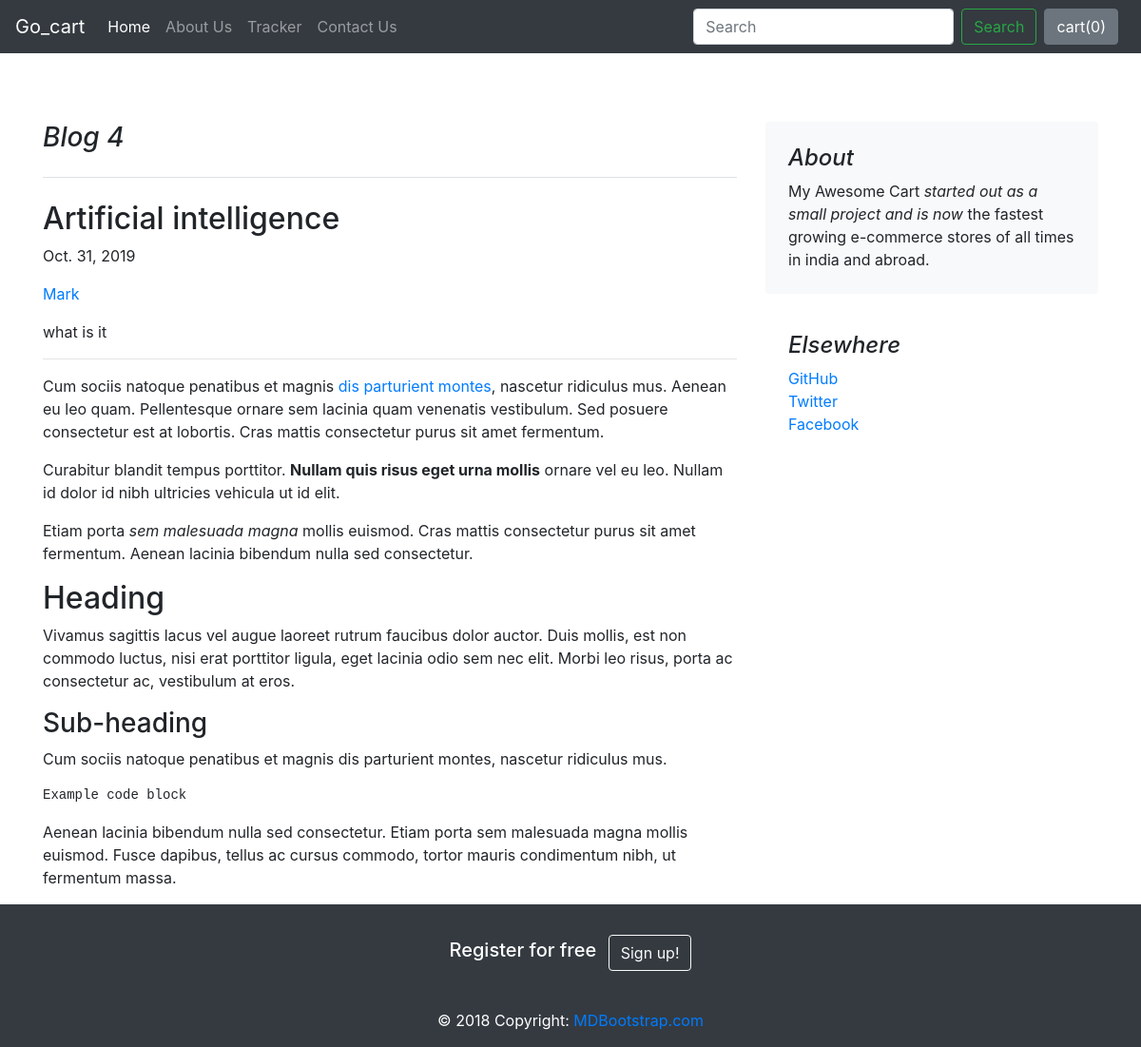
Page /blog/blogpost/1/ on the committed database.
### blog/models.py (models this page shows)
class BlogPost(models.Model):
    post_id = models.AutoField(primary_key=True)
    title = models.CharField(max_length=20)
    head0 = models.CharField(max_length=500)
    head1 = models.CharField(max_length=500)
    head2 = models.CharField(max_length=500)
    pub_date = models.DateField()
    subcategory = models.CharField(max_length=20, default='')
    thumbnail = models.ImageField(default='')
    def __str__(self):
        return self.title

### blog/views.py (the view)
# urls.py: path('blogpost/<int:id>/', views.blogpost, name='blogpost')
def blogpost(request, id):
    post = BlogPost.objects.filter(post_id=id)[0]
    print(post)
    context = {
        'post':post
    }
    return render(request, 'blog/blogpost.html', context)

### blog/templates/blog/blogpost.html
{% extends 'blog/base.html' %}
{% block content %}
<div class="container">
    <div class="row mt-4">
        <div class="col-md-8 blog-main">
            <h3 class="pb-4 mb-4 font-italic border-bottom">
                {{post.title}}
            </h3>
            <div class="blog-post">
                <h2 class="blog-post-title">{{ post.head0 }}</h2>
                <p class="blog-post-meta">{{post.pub_date}}</p> <a href="#">Mark</a></p>
                <p>{{post.head1}}</p>
                <hr>
                <p>Cum sociis natoque penatibus et magnis <a href="#">dis parturient montes</a>, nascetur ridiculus mus.
                    Aenean eu leo quam. Pellentesque ornare sem lacinia quam venenatis vestibulum. Sed posuere
                    consectetur est at lobortis. Cras mattis consectetur purus sit amet fermentum.</p>
                <blockquote>
                    <p>Curabitur blandit tempus porttitor. <strong>Nullam quis risus eget urna mollis</strong> ornare
                        vel eu leo. Nullam id dolor id nibh ultricies vehicula ut id elit.</p>
                </blockquote>
                <p>Etiam porta <em>sem malesuada magna</em> mollis euismod. Cras mattis consectetur purus sit amet
                    fermentum. Aenean lacinia bibendum nulla sed consectetur.</p>
                <h2>Heading</h2>
                <p>Vivamus sagittis lacus vel augue laoreet rutrum faucibus dolor auctor. Duis mollis, est non commodo
                    luctus, nisi erat porttitor ligula, eget lacinia odio sem nec elit. Morbi leo risus, porta ac
                    consectetur ac, vestibulum at eros.</p>
                <h3>Sub-heading</h3>
                <p>Cum sociis natoque penatibus et magnis dis parturient montes, nascetur ridiculus mus.</p>
                <pre><code>Example code block</code></pre>
                <p>Aenean lacinia bibendum nulla sed consectetur. Etiam porta sem malesuada magna mollis euismod. Fusce
                    dapibus, tellus ac cursus commodo, tortor mauris condimentum nibh, ut fermentum massa.</p>
            </div>
        </div>
        <aside class="col-md-4 blog-sidebar">
            <div class="p-4 mb-3 bg-light rounded">
                <h4 class="font-italic">About</h4>
                <p class="mb-0">My Awesome Cart <em>started out as a small project and is now</em> the fastest growing e-commerce stores of all times in india and abroad.</p>
            </div>
            <div class="p-4">
                <h4 class="font-italic">Elsewhere</h4>
                <ol class="list-unstyled">
                    <li><a href="#">GitHub</a></li>
                    <li><a href="#">Twitter</a></li>
                    <li><a href="#">Facebook</a></li>
                </ol>
            </div>
        </aside>
    </div>
</div>
{% endblock content %}

### rows in the picture
BlogPost: title "Blog 4", head0 "Artificial intelligence", pub_date "Oct. 31, 2019", head1 "what is it"
